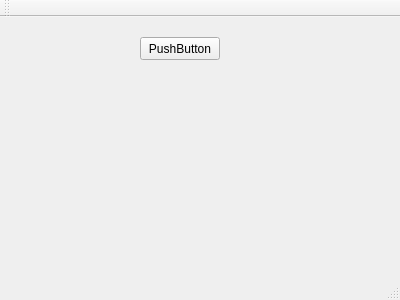
<?xml version="1.0" encoding="UTF-8"?>
<ui version="4.0">
 <class>MainWindow</class>
 <widget class="QMainWindow" name="MainWindow">
  <property name="geometry">
   <rect>
    <x>0</x>
    <y>0</y>
    <width>400</width>
    <height>300</height>
   </rect>
  </property>
  <property name="windowTitle">
   <string>MainWindow</string>
  </property>
  <widget class="QWidget" name="centralWidget">
   <widget class="QPushButton" name="pushButton">
    <property name="geometry">
     <rect>
      <x>140</x>
      <y>20</y>
      <width>80</width>
      <height>23</height>
     </rect>
    </property>
    <property name="text">
     <string>PushButton</string>
    </property>
   </widget>
  </widget>
  <widget class="QMenuBar" name="menuBar">
   <property name="geometry">
    <rect>
     <x>0</x>
     <y>0</y>
     <width>400</width>
     <height>20</height>
    </rect>
   </property>
  </widget>
  <widget class="QToolBar" name="mainToolBar">
   <attribute name="toolBarArea">
    <enum>TopToolBarArea</enum>
   </attribute>
   <attribute name="toolBarBreak">
    <bool>false</bool>
   </attribute>
  </widget>
  <widget class="QStatusBar" name="statusBar"/>
 </widget>
 <layoutdefault spacing="6" margin="11"/>
 <resources/>
 <connections/>
</ui>
